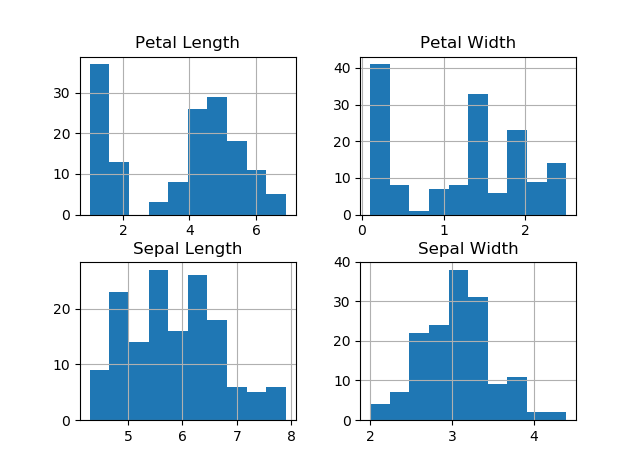

Write Python code to recreate this figure.
# Thomas Vaughan 12/04/2018.
# Opening the Iris data set to see the data in the csv file.
# Figured out how to use whisker plots here https://machinelearningmastery.com/machine-learning-in-python-step-by-step/


import pandas as pd                                                               # Adding all relevant libraries 
from pandas.plotting import scatter_matrix
import matplotlib.pyplot as plt
from sklearn import model_selection
import numpy as nm

headers = ['Sepal Length','Sepal Width','Petal Length','Petal Width','Species']   # Adding headers to the data
data = pd.read_csv("Data/iris.csv", names = headers) 


data.hist()
plt.show()
